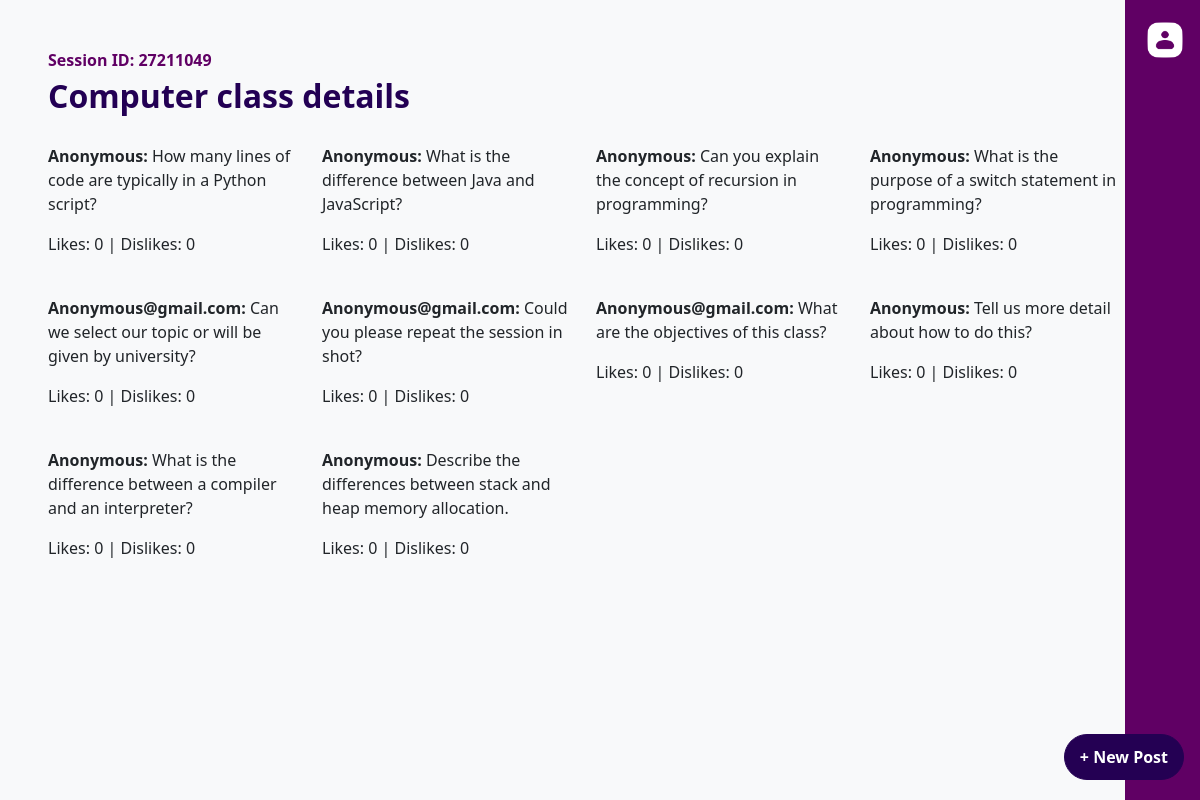
The page /session/27211049/Anonymous on the database its author committed.
### website/models.py (models this page shows, shortened)
class Session(db.Model):
    id = db.Column(db.Integer, primary_key=True, autoincrement=True)  # Primary Key
    title = db.Column(db.String(80), nullable=False)
    session_id = db.Column(db.String(50), nullable=False, unique=True)  # Custom Session ID (String)
    user_email = db.Column(db.String(150), nullable=False)  # Email of the user who created the session
    questions = db.relationship('Question', backref='session', lazy=True)
    polls = db.relationship('Poll', backref='session', lazy=True)

class Question(db.Model):
    id = db.Column(db.Integer, primary_key=True, autoincrement=True)
    session_id = db.Column(db.Integer, db.ForeignKey('session.id'), nullable=False)  # ForeignKey to Session primary key
    question_text = db.Column(db.String(500), nullable=False)
    likes = db.Column(db.Integer, default=0)
    dislikes = db.Column(db.Integer, default=0)
    user_email = db.Column(db.String(150), nullable=True)  # Optional user email

### main.py (the view)
@app.route('/session/<int:session_id>/<string:user_email>', methods=['GET'])
def session_details(session_id, user_email):
    session_data = Session.query.filter_by(session_id=session_id).first_or_404()
    uploaded_files = session.get('uploaded_files', {}).get(session_id, [])
    questions = Question.query.filter_by(session_id=session_id).all()
    if session_data:
        title = session_data.title
        question_form = QuestionForm()
        return render_template('session_details.html', title=title, session_id=session_id, user=current_user, user_email=user_email,form=question_form, uploaded_files=uploaded_files, questions=questions)
    else:
        flash('Session not found.', 'danger')
        return redirect(url_for('join'))

### main.py (called while the page is built)
@app.before_request
def before_request():
    db.session.remove()
    db.session.bind = db.engine

@app.after_request
def after_request(response):
    db.session.remove()
    return response

### website/templates/session_details.html (shortened to what this page needs)
<!DOCTYPE html>
<html lang="en">
<head>
  <link href="https://cdn.jsdelivr.net/npm/bootstrap@5.3.3/dist/css/bootstrap.min.css" rel="stylesheet">
  <link rel="stylesheet" href="https://cdnjs.cloudflare.com/ajax/libs/font-awesome/6.0.0-beta3/css/all.min.css">
  <link rel="stylesheet" href="{{ url_for('static', filename='session_details.css') }}">
</head>
<body>
  <div class="sidebar">
    <div class="btn-group dropstart">
      {% if current_user.is_authenticated %}
        <a class="dropdown-toggle" href="#" id="userDropdown" data-bs-toggle="dropdown" aria-expanded="false">
          <img src="{{ url_for('static', filename='images/user.png') }}" alt="User Icon" style="height: 40px;">
        </a>
        <ul class="dropdown-menu dropdown-menu-end" aria-labelledby="userDropdown">
          <li><span class="dropdown-item-text"><strong>Name:</strong> {{ current_user.full_name }}</span></li>
          <li><span class="dropdown-item-text"><strong>Email:</strong> {{ current_user.email }}</span></li>
          <li><hr class="dropdown-divider"></li>
          <div class="HLbuttons">
            <li><a class="logout-button" id="logout" href="/">Home</a></li>
            <li><a class="logout-button" id="logout" href="/logout">Logout</a></li>
          </div>
        </ul>
      {% else %}
        <a class="dropdown-toggle" href="#" id="userDropdown" data-bs-toggle="dropdown" aria-expanded="false">
          <img src="{{ url_for('static', filename='images/user.png') }}" alt="User Icon" style="height: 40px;">
        </a>
      {% endif %}
    </div>
  </div>
  <div class="main-content-wrapper">
    <div class="content-container">
      <div class="session-id" style="color: #600064;"><b>Session ID: {{ session_id }}</b></div>
      <div class="title">{{ title }}</div>
      {% if not current_user.is_authenticated %}
        <div id="postsContainer" class="mt-4">
          {% for question in questions %}
            <div class="question-box">
              <p><strong>{{ question.user_email or 'Anonymous' }}:</strong> {{ question.question_text }}</p>
              <p>Likes: {{ question.likes }} | Dislikes: {{ question.dislikes }}</p>
            </div>
          {% endfor %}
        </div>
        <a href="#" class="btn new-post-btn" data-bs-toggle="modal" data-bs-target="#newPostModal">+ New Post</a>
      {% else %}
        <div id="professorContainer" class="PContainer"></div>
        <a href="#" class="btn profbutton new-post" data-bs-toggle="modal" data-bs-target="#newFeatureModal">+ New Post</a>
      {% endif %}
    </div>
  </div>
</body>
</html>

### website/static/session_details.css (style rules this page uses)
body { font-family: "Segoe UI", Verdana, Helvetica, Arial, sans-serif; background-color: #f8f9fa; }
.content-container { display: flex; flex-direction: column; justify-content: start; max-width: 720px; margin-top: 3rem; margin-left: 3rem; }
.new-post-btn { position: fixed; bottom: 20px; right: 1rem; background-color: #240053; padding: 10px 15px; font-size: 1rem; border-radius: 9999px; border-color: #240053; transition: background-color 0.3s ease, box-shadow 0.3s ease; z-index: 1000; font-weight: bold; color: #fff; }
.title { font-size: 2rem; font-weight: bold; color: #230054; }
.sidebar { position: fixed; top: 0; right: 0; width: 75px; height: 100%; background-color: #600064; display: flex; align-items: center; justify-content: center; z-index: 999; }
.btn-group { position: absolute; top: 20px; right: 15px; z-index: 1000; }
a { color: #600064; text-decoration: underline; }
#postsContainer { display: grid; grid-template-columns: repeat(5, minmax(250px, 1fr)); gap: 1.5rem; scroll-behavior: smooth; }
.main-content-wrapper { position: relative; width: calc(100% - 75px); height: 100vh; overflow-y: auto; padding-right: 20px; display: grid; grid-template-columns: repeat(1, 1fr); gap: 1.5rem; }

### rows shown on the page
Question: user_email "Anonymous", question_text "How many lines of code are typically in a Python script?", likes "0", dislikes "0"
Question: user_email "Anonymous", question_text "What is the difference between Java and JavaScript?", likes "0", dislikes "0"
Question: user_email "Anonymous", question_text "Can you explain the concept of recursion in programming?", likes "0", dislikes "0"
Question: user_email "Anonymous", question_text "What is the purpose of a switch statement in programming?", likes "0", dislikes "0"
Question: user_email "Anonymous@gmail.com", question_text "Can we select our topic or will be given by university?", likes "0", dislikes "0"
Question: user_email "Anonymous@gmail.com", question_text "Could you please repeat the session in shot?", likes "0", dislikes "0"
Question: user_email "Anonymous@gmail.com", question_text "What are the objectives of this class?", likes "0", dislikes "0"
Question: user_email "Anonymous", question_text "Tell us more detail about how to do this?", likes "0", dislikes "0"
Question: user_email "Anonymous", question_text "What is the difference between a compiler and an interpreter?", likes "0", dislikes "0"
Question: user_email "Anonymous", question_text "Describe the differences between stack and heap memory allocation.", likes "0", dislikes "0"

### other values the page prints
{{ session_id }} "27211049"
{{ title }} "Computer class details"
